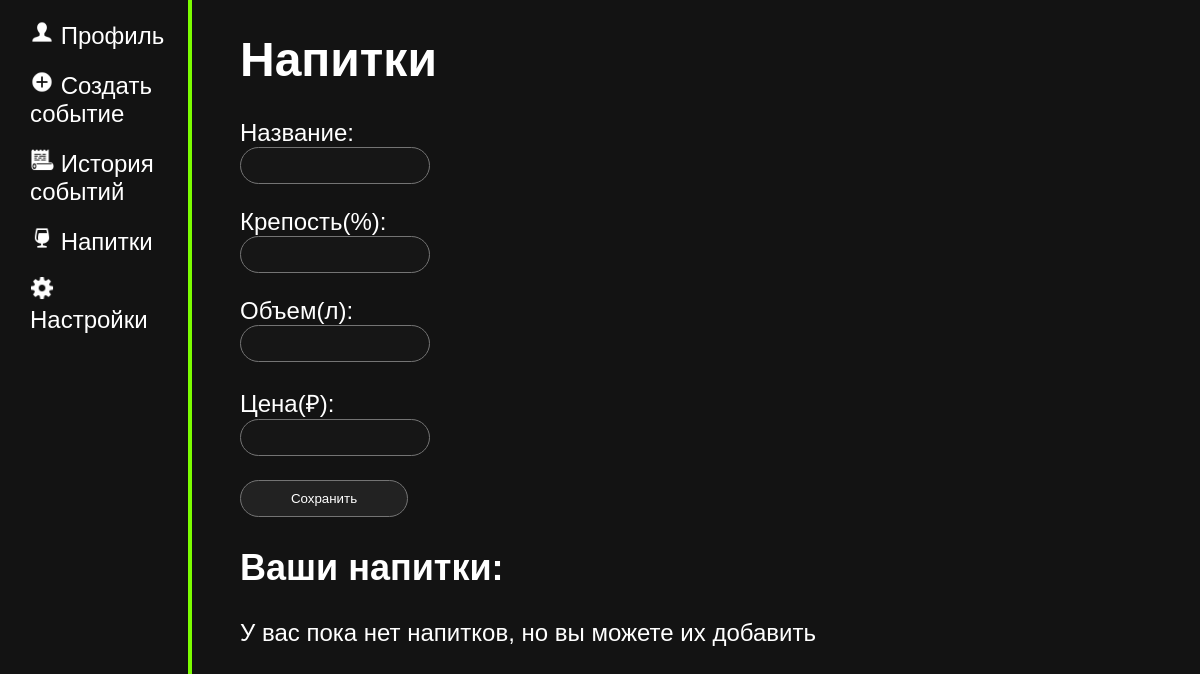
Before: /drinks (signed in) with the older database file.
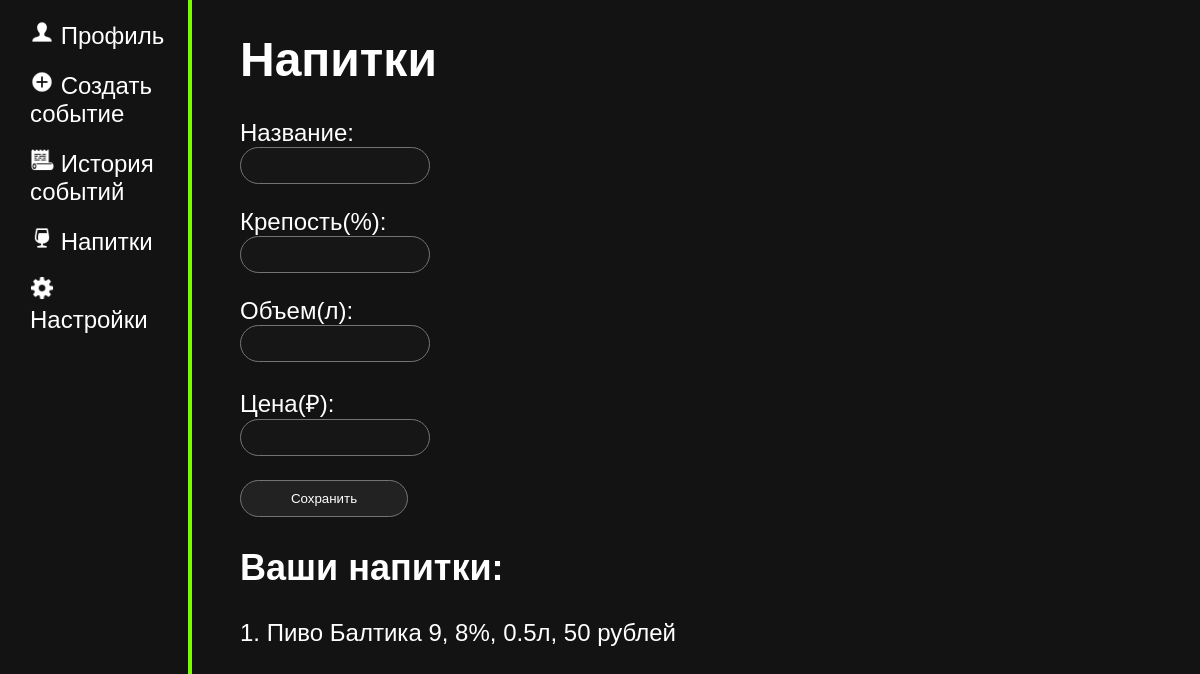
After: the same page with the newer database file.
### tables this page shows
CREATE TABLE drink 
(
    id INTEGER PRIMARY KEY AUTOINCREMENT,
    title TEXT NOT NULL,
    price INTEGER NOT NULL,
    alcohol INTEGER NOT NULL,
    volume REAL NOT NULL,

    user_id INTEGER,
    FOREIGN KEY(user_id) REFERENCES user(id)
);

### main.py (the view, shortened to what this page needs)
@app.route("/drinks", methods = ["POST", "GET"])
@login_required
def drinks():
    drinks = D.get_drinks(current_user.get_id())
    return render_template("drinks.html", drinks = drinks)

### data.py (called while the page is built)
    def get_drinks(self, user_id):
        try:
            self.cursor.execute(f"SELECT id, title, alcohol, volume, price FROM drink WHERE user_id = {user_id} ORDER BY title")
            drinks = self.cursor.fetchall()
            return drinks
        except error:
            print("ОШИБКА! " + str(error))

    def get_user(self, user_id):
        try:
            self.cursor.execute(f"SELECT * FROM user WHERE id = {user_id} LIMIT 1")
            user = self.cursor.fetchone()
            return user
        except error:
                print("ОШИБКА! " + str(error))

### main.py (called while the page is built)
@login_manager.user_loader
def load_user(user_id):
    print("load user")
    return User().fromDB(user_id, D)

def connect_db():
    connect = sqlite3.connect(app.config['DATABASE'])
    connect.row_factory = sqlite3.Row
    return connect

def get_db():
    if not hasattr(g, "link_db"):
        g.link_db = connect_db()
        print("БАЗА ДАННЫХ ПОЛУЧЕНА")
    return g.link_db

@app.before_request
def before_request():
    global D
    db = get_db()
    D = Data(db)

### user.py (called while the page is built)
    def fromDB(self, user_id, db):
        self.__user = db.get_user(user_id)
        return self

    def get_id(self):
        return str(self.__user['id'])

### templates/drinks.html (shortened to what this page needs)
{% extends 'base.html' %}
{%block body%}
<div class="main">
    <h1>Напитки</h1>
    <div class="forma">
        <form action="" method="post">
            <p>Название: <br><input type="text" name="title" required></p>
            <p>Крепость(%): <br><input type="number" min="0" max="100" name="alcohol" required> </p>
            <p> Объем(л): <br><input type="number" name="volume" step="0.001" required> </p>
            <p> Цена(₽): <br><input type="number" name="price" required> </p>
            <p><input type="submit" value="Сохранить"></p>
        </form>
    </div>
    <h2>Ваши напитки:</h2>
    {%if drinks%}
    {%for i in drinks%}
    <div class="drinks">
        <p>{{loop.index}}. {{i.title}}, {{i.alcohol}}%, {{i.volume}}л, {{i.price}} рублей
        </p>
    </div>
    {%endfor%}
    {% else %}
    <p>У вас пока нет напитков, но вы можете их добавить</p>
    {%endif%}
</div>
{%endblock body%}

### templates/base.html (shortened to what this page needs)
<!DOCTYPE html>
<html lang="ru">
<head>
    <link rel="stylesheet" href="{{ url_for('static', filename = 'css/main.css') }}">
    <link rel="stylesheet" href="../static/css/main.css">
</head>
<body>
    <div class = "left_bar">
        {% if current_user.is_authenticated%}
        <p><img src="/static/img/profile.png"> <a href="/profile">Профиль</a></p>
        {%endif%}
        <p><img src="/static/img/add.png"> <a href="/create_event">Создать событие</a></p>
        <p><img src="/static/img/history.png"> <a href="/history">История событий</a></p>
        <p><img src="/static/img/drink.png"> <a href="/drinks">Напитки</a></p>
        {% if current_user.is_authenticated%}
        <p><img src="/static/img/settings.png"><a href="/settings"> Настройки</a></p>
        {%endif%}
    </div>
    {%block body%}
    {%endblock body%}
</body>
</html>

### static/css/main.css (style rules this page uses)
p, h1, a, br { color: rgb(255, 255, 255); text-decoration: none; }
body { color: rgb(255, 255, 255); padding: 0; margin: 0; font-family: Arial, Helvetica, sans-serif; font-size: 24px; background-color: rgb(19, 19, 19); }
.left_bar { position: fixed; float: left; width: 14%; height: 100vh; padding: 10px; border-right: 4px solid lawngreen; }
.left_bar p { padding: 10px; margin: 0; transition: background-color 0.2s; cursor: pointer; }
.left_bar p { padding-left: 20px; border-radius: 5px; }
.left_bar img { width: 24px; height: auto; }
.main { float: left; margin-left: 20%; width: 70%; }
.forma p { margin-bottom: 15px; }
.forma input, .forma textarea, .forma select { width: 20%; padding: 10px; border: 1px solid #747474; background-color: rgb(22, 22, 22); color: white; resize: none; border-radius: 10px; }
.forma input, .forma select { border-radius: 50px; }
.forma input[type="submit"] { background-color: rgb(34, 34, 34); color: #fff; cursor: pointer; transition: background-color 0.3s ease; }

Changed rows visible on the page:
added drink: title "Пиво Балтика 9", alcohol "8", volume "0.5", price "50"
Other visible differences:
text no longer shown: "У вас пока нет напитков, но вы можете их добавить"
